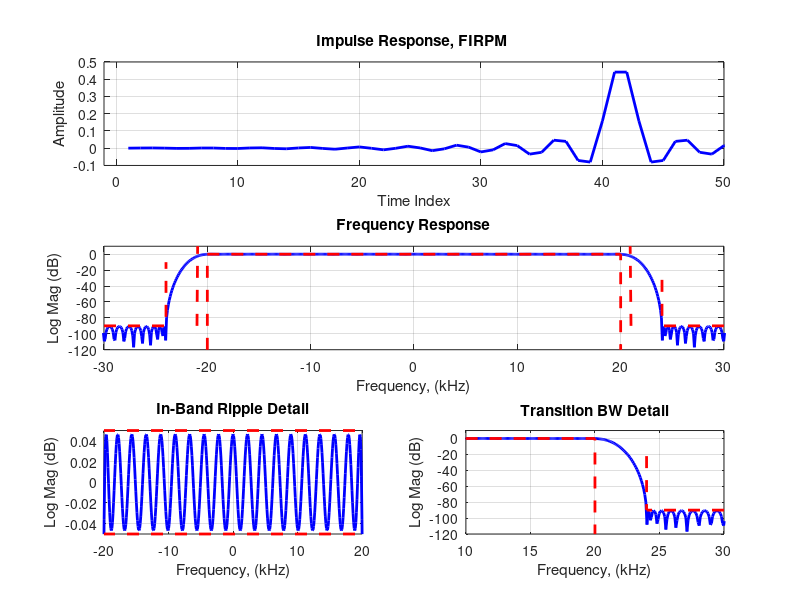

This figure's MATLAB source:
fs = 88.2; 
f1 = 20;
f2 = 24;
r=0.1;
A_dB = -90;
dev = [(10^(r/20)-1)/(10^(r/20)+1) 10^(A_dB/20)]; 
[n_h1, fo_h1, ao_h1, w_h1] = firpmord([f1 f2], [1 0], dev, fs);
h1 = firpm(81, fo_h1, ao_h1, w_h1);

figure(205)
subplot(3,1,1)
plot(h1,'b','linewidth',2)
grid on
axis([-1 50 -0.1 0.5])
title('Impulse Response, FIRPM ')
xlabel('Time Index')
ylabel('Amplitude')

fh=fftshift(20*log10(abs(fft(h1,1024))));

subplot(3,1,2)
plot([-0.5:1/1024:0.5-1/1024]*fs,fh,'b','linewidth',2)
hold on
plot([-20 -20 +20 +20],[-200 0 0 -200],'--r','linewidth',2)  
plot([-30 -24 -24],[-90 -90 -10],'--r','linewidth',2)  
plot([+30 +24 +24],[-90 -90 -20],'--r','linewidth',2) 
plot([21 21 -3],[-90 -90 30000],'--r','linewidth',2)
plot([-21 -21 -3],[-90 -90 30000],'--r','linewidth',2)
hold off
grid on
axis([-30 +30 -120 10])
title('Frequency Response')
xlabel('Frequency, (kHz)')
ylabel('Log Mag (dB)')

subplot(3,2,5)
plot([-0.5:1/1024:0.5-1/1024]*fs,fh,'b','linewidth',2)
hold on
plot([-20 -20 20 20],[-0.1 -0.05 -0.05 -0.1],'--r','linewidth',2)
plot([-20 -20 20 20],[+0.1 +0.05 +0.05 +0.1],'--r','linewidth',2)
hold off
grid on
axis([-20 +20 -0.05 0.05])
title('In-Band Ripple Detail')
xlabel('Frequency, (kHz)')
ylabel('Log Mag (dB)')


subplot(3,2,6)
plot([-0.5:1/1024:0.5-1/1024]*fs,fh,'b','linewidth',2)
hold on
plot([-20 -20 +20 +20],[-200 0 0 -200],'--r','linewidth',2) 
plot([+30 +24 +24],[-90 -90 -20],'--r','linewidth',2) 
hold off
grid on
axis([10 +30 -120 10])
title('Transition BW Detail')
xlabel('Frequency, (kHz)')
ylabel('Log Mag (dB)')
